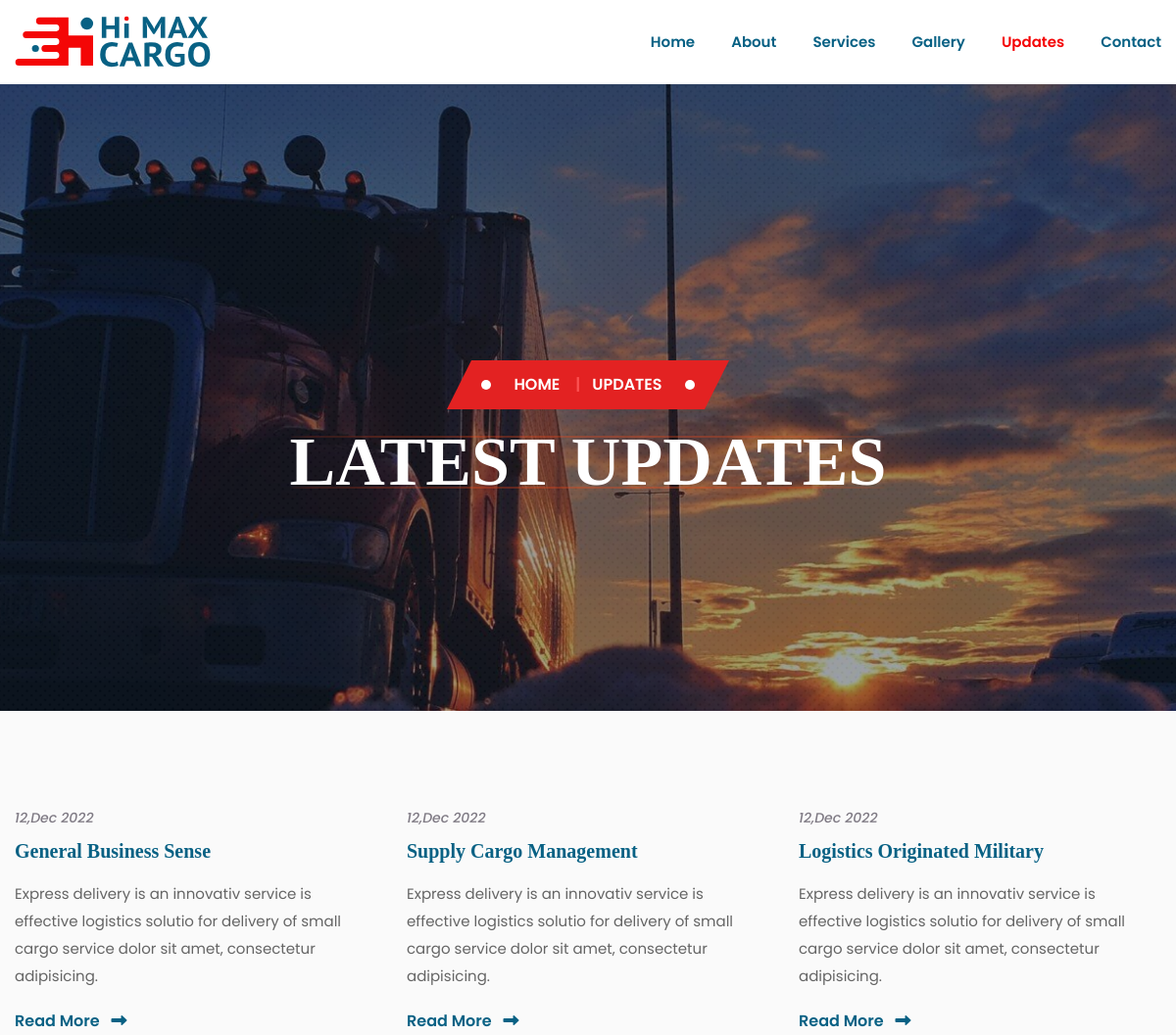
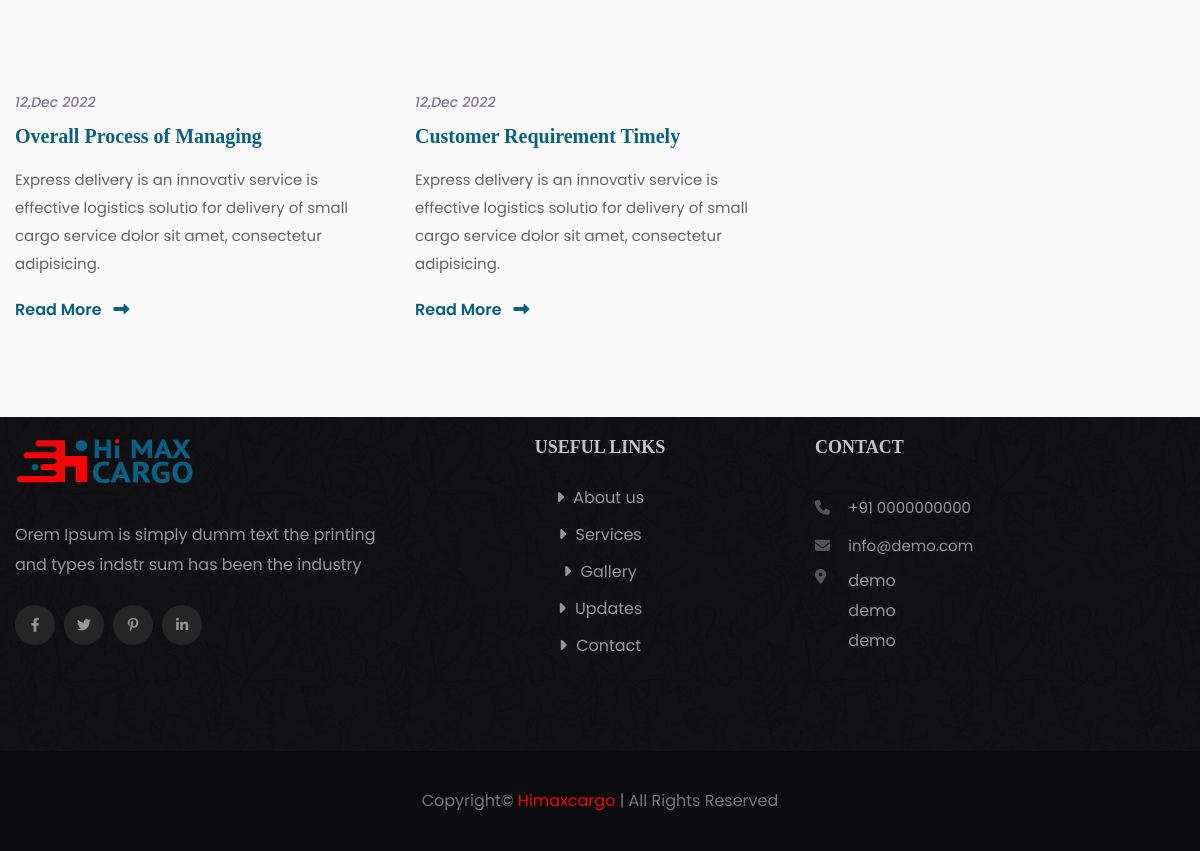
Page /updates/ on the committed database (2 pictures, top to bottom).
### web/models.py (models this page shows, shortened)
class Update(models.Model):
    title=models.CharField(max_length=225)
    summary=models.CharField(max_length=500)
    date=models.DateField()
    image=VersatileImageField('Image',upload_to='updates/',ppoi_field='ppoi' )
    ppoi = PPOIField('Image PPOI')
    content=HTMLField(blank=True, null=True)
    slug=models.SlugField(unique=True)
    class Meta:
        verbose_name_plural = "Updates"

### web/views.py (the view)
# urls.py: path('updates/', views.updates,name='updates'),
def updates(request):
    updates=Update.objects.all()
    context = {"is_updates":True,"updates":updates}
    return render(request, 'web/blog.html',context)

### templates/web/blog.html (shortened to what this page needs)
{% extends 'web/base.html' %}
{% load static %}
{% block content %}
        <main>
            <div class="breadcrumb-area breadcrumb-bg s-breadcrumb-bg">
                <div class="container">
                    <div class="row">
                        <div class="col-12">
                            <div class="breadcrumb-content">
                                <nav aria-label="breadcrumb">
                                    <ol class="breadcrumb">
                                        <li class="dots"></li>
                                        <li class="breadcrumb-item"><a href="#">Home</a></li>
                                        <li class="breadcrumb-item active" aria-current="page">Updates</li>
                                        <li class="dots2"></li>
                                    </ol>
                                </nav>
                                <h2>Latest Updates</h2>
                            </div>
                        </div>
                    </div>
                </div>
            </div>
            <section class="blog-area blog-bg pt-50 pb-50">
                <div class="container">
                    <div class="row blog-active">
                        {% for update in updates %}
                        <div class="col-lg-4 col-md-6 grid-item">
                            <div class="single-blog-post s-single-blog-post mb-45">
                                <div class="blog-thumb">
                                </div>
                                <div class="blog-content">
                                    <div class="blog-meta">
                                        <ul>
                                            <li> {{update.date|date:"d,M Y"}}</li>
                                        </ul>
                                    </div>
                                    <h4><a href="{% url 'web:updates_details' update.slug %}">{{update.title}}</a></h4>
                                    <p>{{update.summary}}</p>
                                    <a href="{% url 'web:updates_details' update.slug %}">Read More <i class="fas fa-long-arrow-alt-right"></i></a>
                                </div>
                            </div>
                        </div>
                        {% endfor%}
                    </div>
                </div>
            </section>
        </main>
{% endblock %}

### static/web/css/default.css (style rules this page uses)
.mb-45 { margin-bottom: 45px; }
.pt-50 { padding-top: 50px; }
.pb-50 { padding-bottom: 50px; }

### static/web/css/responsive.css (style rules this page uses)
@media (min-width: 1200px) and (max-width: 1500px) { .breadcrumb-bg { min-height: 640px; } }
@media (min-width: 992px) and (max-width: 1200px) { .blog-content { padding: 25px 20px; } }
@media (min-width: 992px) and (max-width: 1200px) { .blog-content h4 { font-size: 18px; line-height: 28px; padding-right: 0; } }
@media (min-width: 992px) and (max-width: 1200px) { .s-single-blog-post .blog-content h4 { font-size: 20px; } }

### static/web/css/tracking.css (style rules this page uses)
h1, h2 { font-weight: 500; color: #333; font-family: "Montserrat"; }
h3, h4, h5, h6 { font-weight: 400; color: #333; font-family: "Montserrat"; }
h2 { font-size: 26px; text-transform: uppercase; margin-top: 0; }
a { color: #D03232; text-decoration: none; outline: none; }
a, a:hover, .custom-col-3 i, .custom-col-3 i:hover, .custom-carousel-2 .item-blog, .custom-carousel-2 .item-blog:hover, .custom-col-3, .custom-col-3:hover, .blog-list li, .blog-list li:hover, .event-item .right-col, .event-item:hover .right-col, .box-with-icon-left, .box-with-icon-left i, .box-with-icon-left .text, .box-with-icon-left .text a.btn-text, .box-icon-small .btn-arrow span.line, .box-icon-small:hover .btn-arrow span.line, .bg-color-fx, .bg-color-fx:hover, #awards-carousel .overlay, #awards-carousel .overlay:hover, .team-list .pic .fx, .team-list .pic .fx:hover, #mainmenu li, #mainmenu a, .owl-custom-nav .btn-prev:hover:before, .owl-custom-nav .btn-next:hover:before, input.btn-custom, .cta-form [type=submit], .cta-form [type=submit]:hover { -o-transition: .5s; -ms-transition: .5s; -moz-transition: .5s; -webkit-transition: .5s; transition: .5s; }

### rows in the picture
Update: date "12,Dec 2022", title "General Business Sense", summary "Express delivery is an innovativ service is effective logistics solutio for delivery of small cargo service dolor sit amet, consectetur adipisicing."
Update: date "12,Dec 2022", title "Supply Cargo Management", summary "Express delivery is an innovativ service is effective logistics solutio for delivery of small cargo service dolor sit amet, consectetur adipisicing."
Update: date "12,Dec 2022", title "Logistics Originated Military", summary "Express delivery is an innovativ service is effective logistics solutio for delivery of small cargo service dolor sit amet, consectetur adipisicing."
Update: date "12,Dec 2022", title "Overall Process of Managing", summary "Express delivery is an innovativ service is effective logistics solutio for delivery of small cargo service dolor sit amet, consectetur adipisicing."
Update: date "12,Dec 2022", title "Customer Requirement Timely", summary "Express delivery is an innovativ service is effective logistics solutio for delivery of small cargo service dolor sit amet, consectetur adipisicing."
